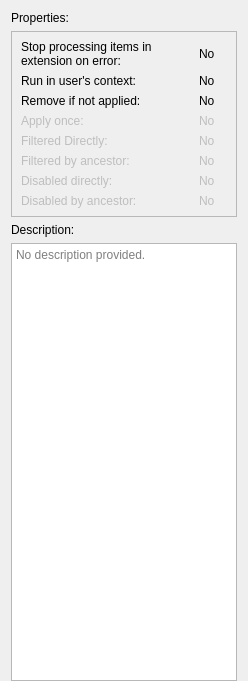
<?xml version="1.0" encoding="UTF-8"?>
<ui version="4.0">
 <class>PropertiesWidget</class>
 <widget class="QWidget" name="PropertiesWidget">
  <property name="geometry">
   <rect>
    <x>0</x>
    <y>0</y>
    <width>248</width>
    <height>681</height>
   </rect>
  </property>
  <property name="windowTitle">
   <string>Form</string>
  </property>
  <layout class="QVBoxLayout" name="verticalLayout">
   <property name="bottomMargin">
    <number>0</number>
   </property>
   <item>
    <widget class="QLabel" name="propertiesLabel">
     <property name="text">
      <string>Properties:</string>
     </property>
    </widget>
   </item>
   <item>
    <widget class="QFrame" name="propertiesFrame">
     <property name="enabled">
      <bool>true</bool>
     </property>
     <property name="frameShape">
      <enum>QFrame::StyledPanel</enum>
     </property>
     <layout class="QGridLayout">
      <property name="topMargin">
       <number>8</number>
      </property>
      <property name="rightMargin">
       <number>8</number>
      </property>
      <property name="bottomMargin">
       <number>8</number>
      </property>
      <item row="0" column="0">
       <widget class="QLabel" name="stopProcessingLabel">
        <property name="sizePolicy">
         <sizepolicy hsizetype="Preferred" vsizetype="Preferred">
          <horstretch>6</horstretch>
          <verstretch>0</verstretch>
         </sizepolicy>
        </property>
        <property name="text">
         <string>Stop processing items in extension on error:</string>
        </property>
        <property name="wordWrap">
         <bool>true</bool>
        </property>
       </widget>
      </item>
      <item row="0" column="1">
       <widget class="QLabel" name="stopProcessingStatusLabel">
        <property name="sizePolicy">
         <sizepolicy hsizetype="Preferred" vsizetype="Preferred">
          <horstretch>1</horstretch>
          <verstretch>0</verstretch>
         </sizepolicy>
        </property>
        <property name="text">
         <string>No</string>
        </property>
       </widget>
      </item>
      <item row="1" column="0">
       <widget class="QLabel" name="runInUsersContextLabel">
        <property name="sizePolicy">
         <sizepolicy hsizetype="Preferred" vsizetype="Preferred">
          <horstretch>6</horstretch>
          <verstretch>0</verstretch>
         </sizepolicy>
        </property>
        <property name="text">
         <string>Run in user's context:</string>
        </property>
        <property name="wordWrap">
         <bool>true</bool>
        </property>
       </widget>
      </item>
      <item row="1" column="1">
       <widget class="QLabel" name="runInUsersContextStatusLabel">
        <property name="sizePolicy">
         <sizepolicy hsizetype="Preferred" vsizetype="Preferred">
          <horstretch>1</horstretch>
          <verstretch>0</verstretch>
         </sizepolicy>
        </property>
        <property name="text">
         <string>No</string>
        </property>
       </widget>
      </item>
      <item row="2" column="0">
       <widget class="QLabel" name="removeIfNotAppliedLabel">
        <property name="sizePolicy">
         <sizepolicy hsizetype="Preferred" vsizetype="Preferred">
          <horstretch>6</horstretch>
          <verstretch>0</verstretch>
         </sizepolicy>
        </property>
        <property name="text">
         <string>Remove if not applied:</string>
        </property>
        <property name="wordWrap">
         <bool>true</bool>
        </property>
       </widget>
      </item>
      <item row="2" column="1">
       <widget class="QLabel" name="removeIfNotAppliedStatusLabel">
        <property name="sizePolicy">
         <sizepolicy hsizetype="Preferred" vsizetype="Preferred">
          <horstretch>1</horstretch>
          <verstretch>0</verstretch>
         </sizepolicy>
        </property>
        <property name="text">
         <string>No</string>
        </property>
       </widget>
      </item>
      <item row="3" column="0">
       <widget class="QLabel" name="applyOnceLabel">
        <property name="enabled">
         <bool>false</bool>
        </property>
        <property name="sizePolicy">
         <sizepolicy hsizetype="Preferred" vsizetype="Preferred">
          <horstretch>6</horstretch>
          <verstretch>0</verstretch>
         </sizepolicy>
        </property>
        <property name="text">
         <string>Apply once:</string>
        </property>
        <property name="wordWrap">
         <bool>true</bool>
        </property>
       </widget>
      </item>
      <item row="3" column="1">
       <widget class="QLabel" name="applyOnceStatusLabel">
        <property name="enabled">
         <bool>false</bool>
        </property>
        <property name="sizePolicy">
         <sizepolicy hsizetype="Preferred" vsizetype="Preferred">
          <horstretch>1</horstretch>
          <verstretch>0</verstretch>
         </sizepolicy>
        </property>
        <property name="text">
         <string>No</string>
        </property>
       </widget>
      </item>
      <item row="4" column="0">
       <widget class="QLabel" name="filteredDirectlyLabel">
        <property name="enabled">
         <bool>false</bool>
        </property>
        <property name="sizePolicy">
         <sizepolicy hsizetype="Preferred" vsizetype="Preferred">
          <horstretch>6</horstretch>
          <verstretch>0</verstretch>
         </sizepolicy>
        </property>
        <property name="text">
         <string>Filtered Directly:</string>
        </property>
        <property name="wordWrap">
         <bool>true</bool>
        </property>
       </widget>
      </item>
      <item row="4" column="1">
       <widget class="QLabel" name="filteredDirectlyStatusLabel">
        <property name="enabled">
         <bool>false</bool>
        </property>
        <property name="sizePolicy">
         <sizepolicy hsizetype="Preferred" vsizetype="Preferred">
          <horstretch>1</horstretch>
          <verstretch>0</verstretch>
         </sizepolicy>
        </property>
        <property name="text">
         <string>No</string>
        </property>
       </widget>
      </item>
      <item row="5" column="0">
       <widget class="QLabel" name="filteredByAncestorLabel">
        <property name="enabled">
         <bool>false</bool>
        </property>
        <property name="sizePolicy">
         <sizepolicy hsizetype="Preferred" vsizetype="Preferred">
          <horstretch>6</horstretch>
          <verstretch>0</verstretch>
         </sizepolicy>
        </property>
        <property name="text">
         <string>Filtered by ancestor:</string>
        </property>
        <property name="wordWrap">
         <bool>true</bool>
        </property>
       </widget>
      </item>
      <item row="5" column="1">
       <widget class="QLabel" name="filteredByAncestorStatusLabel">
        <property name="enabled">
         <bool>false</bool>
        </property>
        <property name="sizePolicy">
         <sizepolicy hsizetype="Preferred" vsizetype="Preferred">
          <horstretch>1</horstretch>
          <verstretch>0</verstretch>
         </sizepolicy>
        </property>
        <property name="text">
         <string>No</string>
        </property>
       </widget>
      </item>
      <item row="6" column="0">
       <widget class="QLabel" name="disabledDirectlyLabel">
        <property name="enabled">
         <bool>false</bool>
        </property>
        <property name="sizePolicy">
         <sizepolicy hsizetype="Preferred" vsizetype="Preferred">
          <horstretch>6</horstretch>
          <verstretch>0</verstretch>
         </sizepolicy>
        </property>
        <property name="text">
         <string>Disabled directly:</string>
        </property>
        <property name="wordWrap">
         <bool>true</bool>
        </property>
       </widget>
      </item>
      <item row="6" column="1">
       <widget class="QLabel" name="disabledDirectlyStatusLabel">
        <property name="enabled">
         <bool>false</bool>
        </property>
        <property name="sizePolicy">
         <sizepolicy hsizetype="Preferred" vsizetype="Preferred">
          <horstretch>1</horstretch>
          <verstretch>0</verstretch>
         </sizepolicy>
        </property>
        <property name="text">
         <string>No</string>
        </property>
       </widget>
      </item>
      <item row="7" column="0">
       <widget class="QLabel" name="disabledByAncestorLabel">
        <property name="enabled">
         <bool>false</bool>
        </property>
        <property name="sizePolicy">
         <sizepolicy hsizetype="Preferred" vsizetype="Preferred">
          <horstretch>6</horstretch>
          <verstretch>0</verstretch>
         </sizepolicy>
        </property>
        <property name="text">
         <string>Disabled by ancestor:</string>
        </property>
        <property name="wordWrap">
         <bool>true</bool>
        </property>
       </widget>
      </item>
      <item row="7" column="1">
       <widget class="QLabel" name="disabledByAncestorStatusLabel">
        <property name="enabled">
         <bool>false</bool>
        </property>
        <property name="sizePolicy">
         <sizepolicy hsizetype="Preferred" vsizetype="Preferred">
          <horstretch>1</horstretch>
          <verstretch>0</verstretch>
         </sizepolicy>
        </property>
        <property name="text">
         <string>No</string>
        </property>
       </widget>
      </item>
     </layout>
    </widget>
   </item>
   <item>
    <widget class="QLabel" name="descriptionLabel">
     <property name="text">
      <string>Description:</string>
     </property>
    </widget>
   </item>
   <item>
    <widget class="QPlainTextEdit" name="plainTextEdit">
     <property name="readOnly">
      <bool>true</bool>
     </property>
     <property name="placeholderText">
      <string>No description provided.</string>
     </property>
    </widget>
   </item>
  </layout>
 </widget>
 <resources/>
 <connections/>
</ui>
